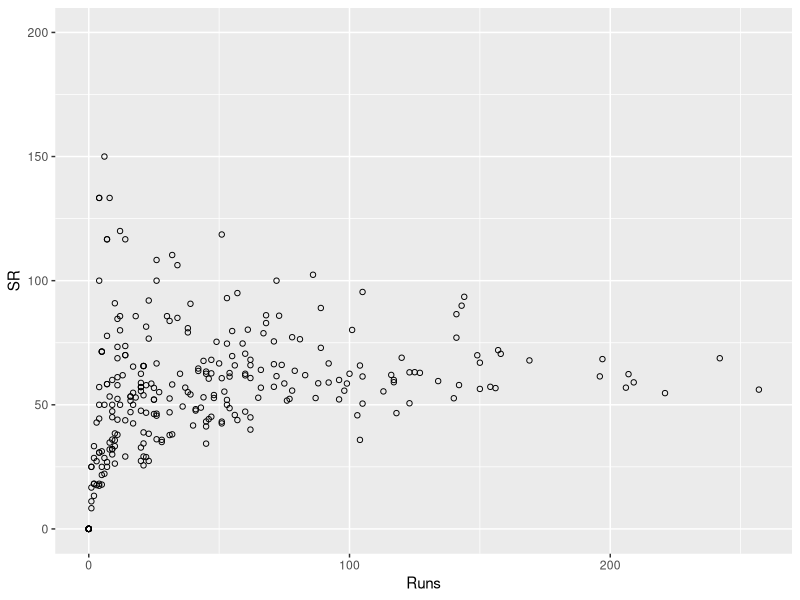
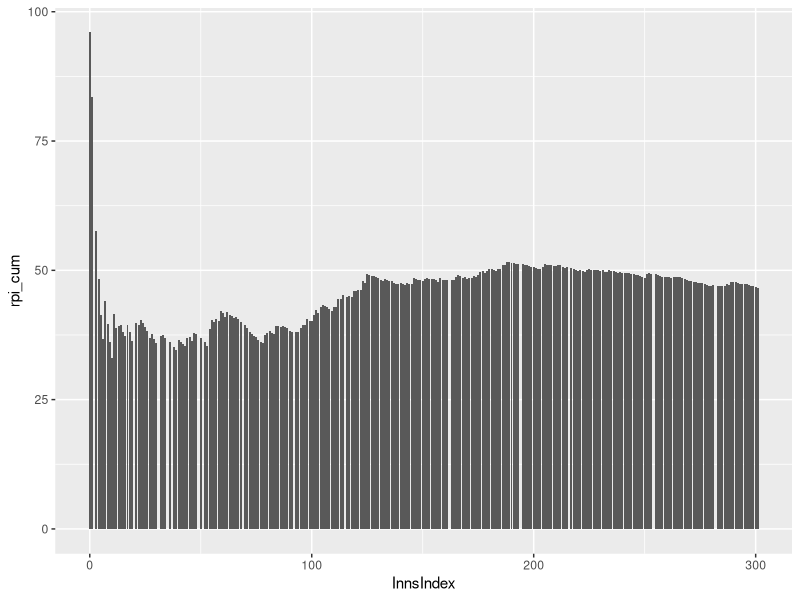

R code for these plots, in order:
library(tidyverse)
# Read the data
ricky_ponting <- read_csv("data/ricky_ponting_test_innings.csv")
# Let's say we want to know the number of innings he's actually batted in
ricky_ponting %>% filter(Runs != 'DNB')
# Now let's say we want his
# 1. Batting average
# 2. Runs per innings (A far more valuable statistic that BA imo)

# The problem is that 'Runs' column has a '*' at the end if
# he was not dismissed. We need to get rid of that
# So we'll use the 'stringr' library to substitute '' for '*'
ricky_ponting <- ricky_ponting %>% mutate(Runs = str_replace(Runs, c("[*]"), ""))

ricky_ponting %>% filter(Dismissal == 'not out')

# Ricking Ponting valid innings
ricky_ponting_vi <- ricky_ponting %>% filter(Runs != 'DNB')
# Batting Average
not_out_innings <- dim(ricky_ponting_vi %>% filter(Dismissal %in% c('not out','retired notout')))[1]
total_innings <- dim(ricky_ponting_vi)[1]
# Now we cast the Runs as a numeric table
ricky_ponting_vi <- ricky_ponting_vi %>%mutate_at(vars(2,7), as.numeric)
# ricky_ponting_vi <- ricky_ponting_vi %>%mutate_at(vars(SR), as.numeric)
ricky_ponting_vi %>% summarise(runs_sum = sum(Runs), rpi = mean(Runs), 
                                 avg = sum(Runs)/(total_innings - not_out_innings))
# Cumulative RPI
ricky_ponting_rpi_cum <- dplyr::cummean(ricky_ponting_vi$Runs)
ricky_ponting_vi <- add_column(ricky_ponting_vi, rpi_cum = ricky_ponting_rpi_cum)

ggplot(ricky_ponting_vi, aes(x=Runs, y=SR)) + geom_point(shape=1) + ylim(0,200)
ggplot(ricky_ponting_vi, aes(x=InnsIndex, y=rpi_cum)) + geom_bar(stat="identity")
ricky_ponting_vi <- ricky_ponting_vi %>% mutate(Date = as.Date(Date, format="%d %b %Y"))
ricky_ponting_vi <- ricky_ponting_vi %>% mutate(Opposition = str_replace(Opposition, c("v "), ""))